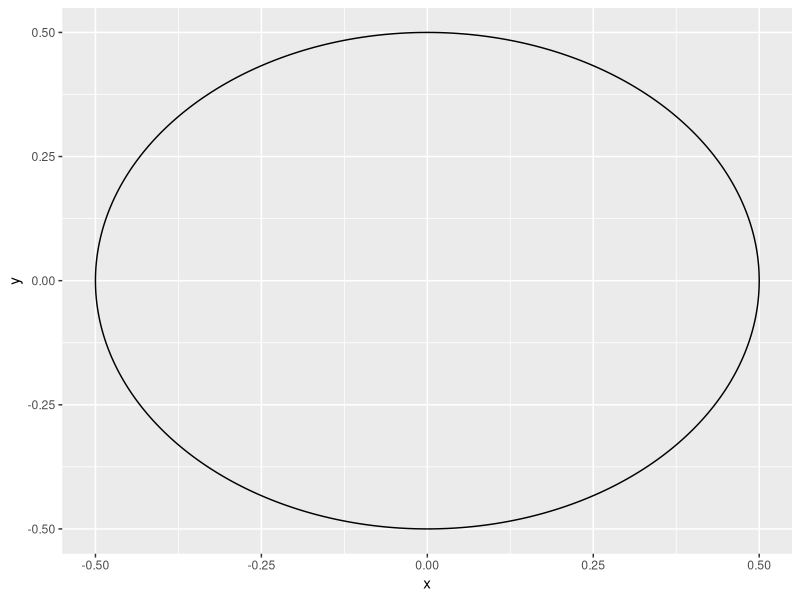
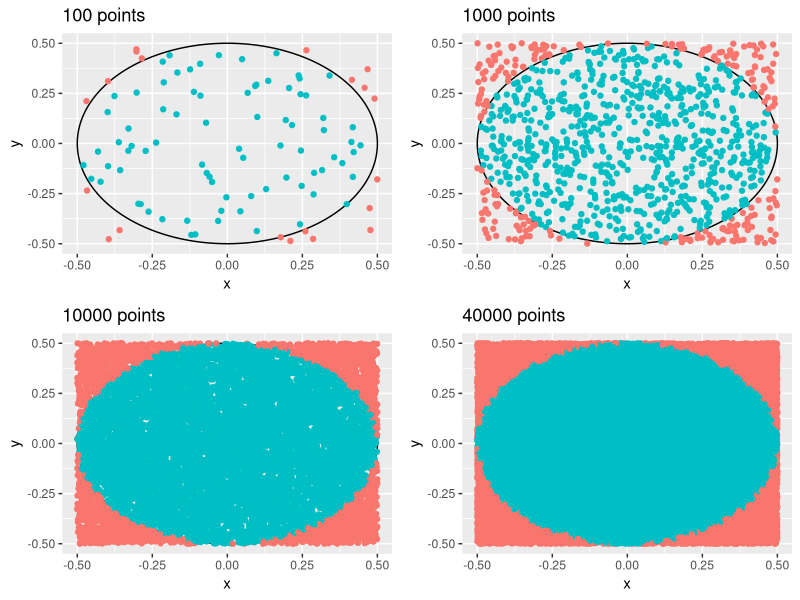
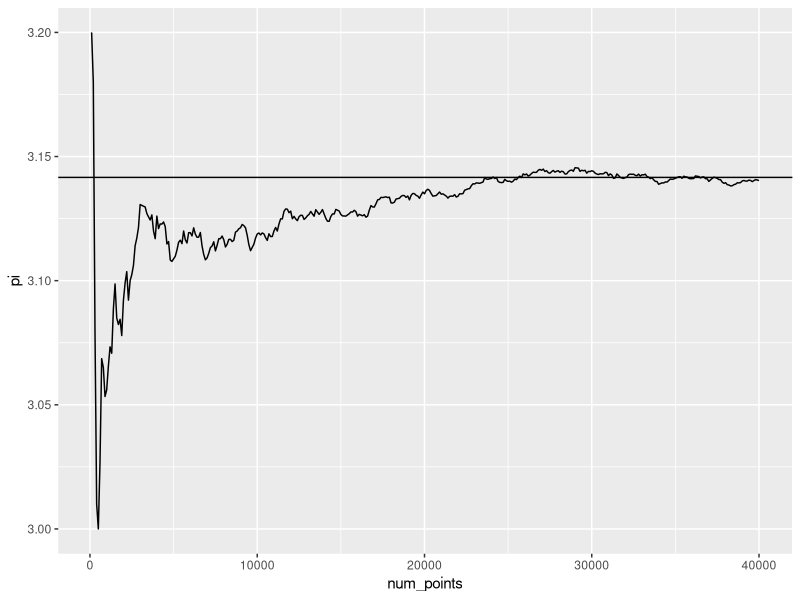
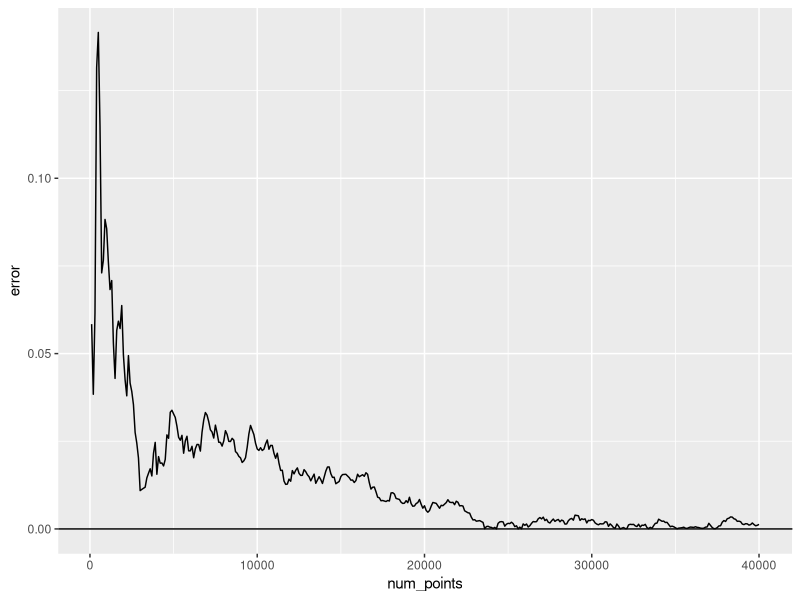
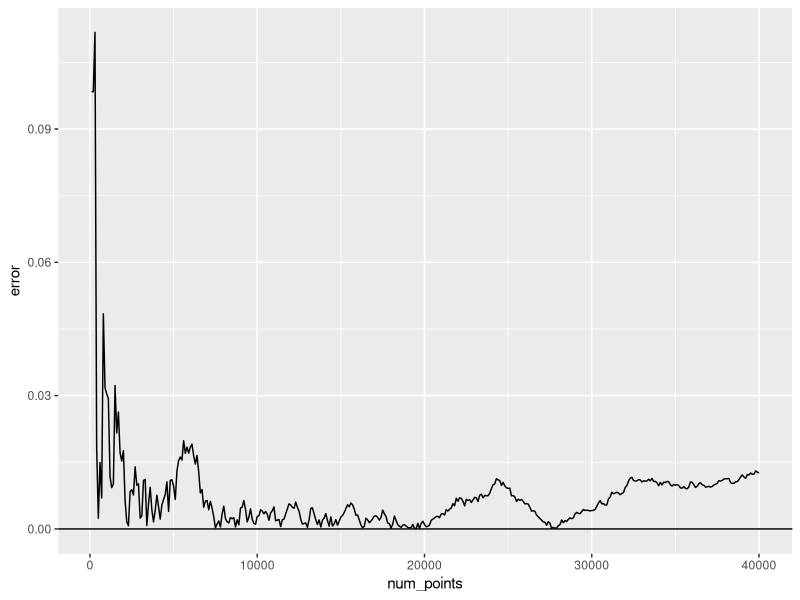

These figures' R source, in order:
## ---- chunk 1
knitr::opts_chunk$set(
  fig.width = 12,
  fig.height = 8,
  fig.path = 'Figs/',
  echo = FALSE,
  warning = FALSE,
  message = FALSE
)
## ---- chunk 2
#library
library(ggplot2)
library(grid)
library(gridExtra)
## ---- chunk 3
# Clean environment and set the seed
set.seed(88)
rm(list = ls())
## ---- chunk 4

circleFun <- function(center = c(0, 0),
                      diameter = 1,
                      npoints = 100) {
  r = diameter / 2
  tt <- seq(0, 2 * pi, length.out = npoints)
  print(tt)
  xx <- center[1] + r * cos(tt)
  yy <- center[2] + r * sin(tt)
  return(data.frame(x = xx, y = yy))
}

dat <- circleFun(c(0, 0), 1, npoints = 3000)
#geom_path will do open circles, geom_polygon will do filled circles

draw_circle <- ggplot() + geom_path(data = dat, aes(x, y)) 

print(draw_circle)
## ---- chunk 5

create_points <- function(nump =100, center =c(0,0),diameter = 1){
  x <-  runif(nump,center[1]-0.5*diameter, center[1]+0.5*diameter)
  y <-  runif(nump,center[2]-0.5*diameter, center[2]+0.5*diameter)
  incircle <- c()
  for (i in seq(1, length(x), 1)) {
    incircle <-
      c(incircle, (sqrt(x[i] ** 2 + y[i] ** 2) <= 0.5))
  }
  points <-  data.frame(xaxis = x, yaxis = y,incircle = incircle)
  return(points)
}

## ---- chunk 6
num_points = 40000
## ---- chunk 7
#To save the legend of a ggplot, this function is orginally from 
#https://stackoverflow.com/questions/12539348/ggplot-separate-legend-and-plot
get_legend<-function(myggplot){
  tmp <- ggplot_gtable(ggplot_build(myggplot))
  print (tmp)
  leg <- which(sapply(tmp$grobs, function(x) x$name) == "guide-box")
  print (sapply(tmp$grobs, function(x) x$name))
  print (leg)
  # print (tmp$grobs)
  legend <- tmp$grobs[[leg]]
  
  return(legend)
}
## ---- chunk 8
points <- create_points(num_points)

drop_pointsnum <- function(num){
  return (draw_circle + geom_point(data = points[1:num,], aes(xaxis, yaxis,color = incircle))+ggtitle(paste(toString(num),'points'))+
  theme(legend.position="none"))
}
drop_points100 <- drop_pointsnum(100)
drop_points1000 <-  drop_pointsnum(1000)
drop_points10000 <- drop_pointsnum(10000)
drop_points40000 <- drop_pointsnum(40000)
grid.arrange(drop_points100, drop_points1000, drop_points10000, drop_points40000, ncol=2,widths = c(2, 2), heights = c(2, 2))
## ---- chunk 9
#Calculate Pi
cal_pi <- function(df){
  return(sum(df$incircle)/nrow(df)*4)
}
# Initialize a datafram of pi calculation
pi_collection <-data.frame(num_points = integer(),pi = double(),error = double())

# For every 100 points, calculate a pi for seeing the distributino later.
for(num in seq(100,num_points,100)){
  get_pi = cal_pi(points[1:num,])
  pi_collection[nrow(pi_collection)+1,] = c(num,get_pi,abs(get_pi-pi))
  
}
## ---- chunk 10

ggplot(pi_collection,aes(x=num_points,y=pi))+
  geom_path()+
  geom_hline(yintercept = pi)

## ---- chunk 11

ggplot(pi_collection,aes(x=num_points,y=error))+
  geom_path()+
  geom_hline(yintercept = 0)
## ---- chunk 12
set.seed(107)
points <- create_points(num_points)

#  clean the dataframe
pi_collection <-data.frame(num_points = integer(),pi = double(),error = double())

# For every 100 points, calculate a pi for seeing the distributino later.
for(num in seq(100,num_points,100)){
  get_pi = cal_pi(points[1:num,])
  pi_collection[nrow(pi_collection)+1,] = c(num,get_pi,abs(get_pi-pi))
  
}
ggplot(pi_collection,aes(x=num_points,y=error))+
  geom_path()+
  geom_hline(yintercept = 0)
